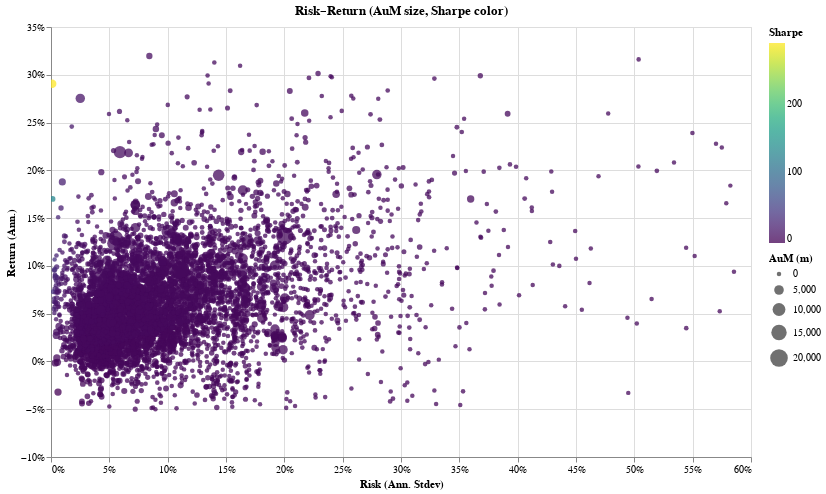

Notebook code cell kept with this figure:
### Code cell
rr = df[[
    "Fund Name","Fund AuM (m)","Sharpe Ratio (Since Inception)",
    "Annualized Returns (Since Inception)","Annualized Standard Deviation (Since Inception)"
]].rename(columns={
    "Fund AuM (m)":"aum", "Sharpe Ratio (Since Inception)":"sharpe",
    "Annualized Returns (Since Inception)":"ret", "Annualized Standard Deviation (Since Inception)":"stdev"
})

# quick percent coercion (works for numbers or '12.3%')
for c in ["ret","stdev"]:
    rr[c] = pd.to_numeric(rr[c].astype(str).str.replace("%","", regex=False), errors="coerce")/100

rr = rr.dropna(subset=["ret","stdev","sharpe","aum"])
xmax = rr["stdev"].quantile(0.99); ymin, ymax = rr["ret"].quantile([0.01,0.99])
brush = alt.selection_interval()   # drag to zoom/select

chart1 = (
  alt.Chart(rr.query("stdev<=@xmax and @ymin<=ret<=@ymax"))
    .mark_circle(opacity=0.75)
    .encode(
        x=alt.X("stdev:Q", title="Risk (Ann. Stdev)", axis=alt.Axis(format="%")),
        y=alt.Y("ret:Q",   title="Return (Ann.)",     axis=alt.Axis(format="%")),
        size=alt.Size("aum:Q", title="AuM (m)", scale=alt.Scale(range=[20,350])),
        color=alt.Color("sharpe:Q", title="Sharpe", scale=alt.Scale(scheme="viridis")),
        tooltip=["Fund Name","sharpe:Q","aum:Q","ret:Q","stdev:Q"]
    )
    .properties(width=700, height=430, title="Risk–Return (AuM size, Sharpe color)")
    .add_selection(brush)
    .interactive()
)
chart1

### Figure 1 — Vega-Lite specification as saved in the notebook (floating-point values rounded to 4 significant figures; data arrays with more than 128 entries replaced by an {"elided": "..."} marker saying what was removed)
{"config": {"view": {"continuousWidth": 300, "continuousHeight": 300}}, "data": {"name": "data-91d1506307ee68a32fb622633ce1f0b8"}, "mark": {"type": "circle", "opacity": 0.75}, "encoding": {"color": {"field": "sharpe", "scale": {"scheme": "viridis"}, "title": "Sharpe", "type": "quantitative"}, "size": {"field": "aum", "scale": {"range": [20, 350]}, "title": "AuM (m)", "type": "quantitative"}, "tooltip": [{"field": "Fund Name", "type": "nominal"}, {"field": "sharpe", "type": "quantitative"}, {"field": "aum", "type": "quantitative"}, {"field": "ret", "type": "quantitative"}, {"field": "stdev", "type": "quantitative"}], "x": {"axis": {"format": "%"}, "field": "stdev", "title": "Risk (Ann. Stdev)", "type": "quantitative"}, "y": {"axis": {"format": "%"}, "field": "ret", "title": "Return (Ann.)", "type": "quantitative"}}, "height": 430, "params": [{"name": "param_7", "select": {"type": "interval"}}, {"name": "param_8", "select": {"type": "interval", "encodings": ["x", "y"]}, "bind": "scales"}], "title": "Risk–Return (AuM size, Sharpe color)", "width": 700, "$schema": "https://vega.github.io/schema/vega-lite/v5.20.1.json", "datasets": {"data-91d1506307ee68a32fb622633ce1f0b8": {"elided": "6097 records"}}}
